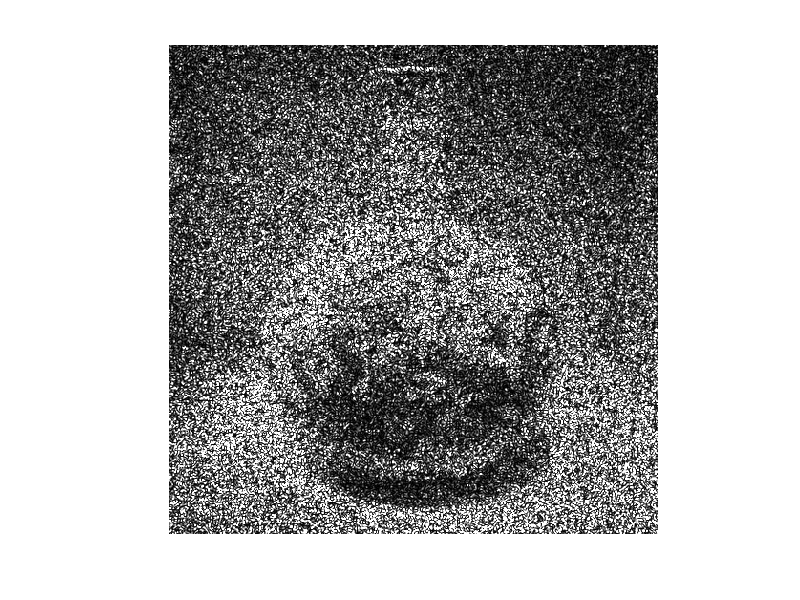

Here is the MATLAB script that generated this plot: (Note: this script raises an error after producing the figure.)
clear;
close all;
clc;
%% parameter
load('object_grayscale');
F1 =imresize(F1,[512,512]);[n,m]= size(F1);
E=sum(sum(F1));El=0.5*E;
lamda=532e-6;k=2*pi/lamda;
dh=0.00374;
F=abs(sqrt(F1));F=padarray(F,[n/4,m/4]);[nn,mm]=size(F);
phi=exp(1i*2*pi*rand(nn,mm));
amp=rand(nn,mm);
%% band-limitation
bandlim_spe=padarray(ones(nn/2,mm/2),[nn/4,mm/4]);
bandlim_in=ones(n,m);
bandlim_in=padarray(bandlim_in,[n/4,m/4]);
bandlim_ou=ones(nn,mm)-bandlim_in;
incident=bandlim_spe;
%% first iteration
loop=300;
RMSE=zeros(loop,1);NUM_PO=zeros(loop,1);NUM_NE=zeros(loop,1);
figure
for i=2:loop 
   amp=bandlim_in.*F+bandlim_ou.*amp;
   E1=amp.*phi;
   E2=fftshift(fft2(fftshift(E1)));
   E2_ave=sqrt((E+El)*incident.^2/sum(sum(incident.^2)));
   E2_k=E2_ave.*exp(1i*angle(E2));
   es=fftshift(ifft2(fftshift(E2_k)));
   amp=abs(es);
   amp_in=bandlim_in.*amp; amp_ou=bandlim_ou.*amp;
   amp=sqrt(E*(amp_in.^2)/sum(sum(amp_in.^2)))+sqrt(El*(amp_ou.^2)/sum(sum(amp_ou.^2)));
   I=amp((nn/2-n/2)+1:(nn/2+n/2),(mm/2-m/2)+1:(mm/2+m/2)).^2;
   I=E*I/sum(sum(I));
   P=mod(angle(es),2*pi);
   P=P((nn/2-n/2)+1:(nn/2+n/2),(mm/2-m/2)+1:(mm/2+m/2));
   imshow(I);
   Diff=double(I)-double(F1);
   MSE=gather(sum(Diff(:).^2)/numel(I));
   RMSE(i,1)=sqrt(MSE);
   phi=exp(1i*angle(es));
   phi_in=angle(phi).*bandlim_in;
   [NUM_PO(i,1),NUM_NE(i,1)]=function_vortex_detection_accegpu(phi_in,dh);
end
phase=angle(phi);
An=angle(E2_k);
hologram=incident.*exp(1i*An);
%% output
Rec=fftshift(ifft2(fftshift(hologram)));
I=abs(Rec).^2;
I=I((nn/2-n/2)+1:(nn/2+n/2),(mm/2-m/2)+1:(mm/2+m/2));
I=E*(I/sum(sum(I)));
NUM=NUM_PO+NUM_NE;
figure,imshow(I);
